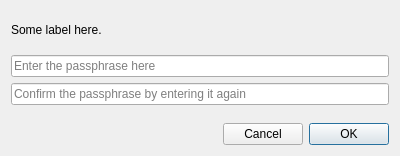
<?xml version="1.0" encoding="UTF-8"?>
<ui version="4.0">
 <class>GetPassword</class>
 <widget class="QDialog" name="GetPassword">
  <property name="geometry">
   <rect>
    <x>0</x>
    <y>0</y>
    <width>400</width>
    <height>156</height>
   </rect>
  </property>
  <property name="windowTitle">
   <string>Enter Password</string>
  </property>
  <layout class="QVBoxLayout" name="verticalLayout">
   <item>
    <spacer name="verticalSpacer_3">
     <property name="orientation">
      <enum>Qt::Vertical</enum>
     </property>
     <property name="sizeHint" stdset="0">
      <size>
       <width>20</width>
       <height>40</height>
      </size>
     </property>
    </spacer>
   </item>
   <item>
    <widget class="QLabel" name="label">
     <property name="text">
      <string>Some label here.</string>
     </property>
     <property name="textFormat">
      <enum>Qt::RichText</enum>
     </property>
     <property name="wordWrap">
      <bool>true</bool>
     </property>
    </widget>
   </item>
   <item>
    <spacer name="verticalSpacer_2">
     <property name="orientation">
      <enum>Qt::Vertical</enum>
     </property>
     <property name="sizeHint" stdset="0">
      <size>
       <width>20</width>
       <height>40</height>
      </size>
     </property>
    </spacer>
   </item>
   <item>
    <widget class="QLineEdit" name="entry">
     <property name="echoMode">
      <enum>QLineEdit::Password</enum>
     </property>
     <property name="placeholderText">
      <string>Enter the passphrase here</string>
     </property>
    </widget>
   </item>
   <item>
    <widget class="QLineEdit" name="confirm">
     <property name="placeholderText">
      <string>Confirm the passphrase by entering it again</string>
     </property>
    </widget>
   </item>
   <item>
    <spacer name="verticalSpacer">
     <property name="orientation">
      <enum>Qt::Vertical</enum>
     </property>
     <property name="sizeHint" stdset="0">
      <size>
       <width>20</width>
       <height>40</height>
      </size>
     </property>
    </spacer>
   </item>
   <item>
    <layout class="QHBoxLayout" name="horizontalLayout">
     <item>
      <widget class="QLabel" name="error">
       <property name="styleSheet">
        <string notr="true">color: rgb(255, 0, 0)</string>
       </property>
       <property name="text">
        <string/>
       </property>
       <property name="alignment">
        <set>Qt::AlignCenter</set>
       </property>
      </widget>
     </item>
     <item>
      <spacer name="horizontalSpacer">
       <property name="orientation">
        <enum>Qt::Horizontal</enum>
       </property>
       <property name="sizeHint" stdset="0">
        <size>
         <width>40</width>
         <height>20</height>
        </size>
       </property>
      </spacer>
     </item>
     <item>
      <widget class="QPushButton" name="cancel">
       <property name="text">
        <string>Cancel</string>
       </property>
       <property name="shortcut">
        <string>Esc</string>
       </property>
      </widget>
     </item>
     <item>
      <widget class="QPushButton" name="ok">
       <property name="text">
        <string>OK</string>
       </property>
       <property name="default">
        <bool>true</bool>
       </property>
      </widget>
     </item>
    </layout>
   </item>
  </layout>
 </widget>
 <tabstops>
  <tabstop>entry</tabstop>
  <tabstop>confirm</tabstop>
  <tabstop>cancel</tabstop>
  <tabstop>ok</tabstop>
 </tabstops>
 <resources/>
 <connections>
  <connection>
   <sender>cancel</sender>
   <signal>clicked()</signal>
   <receiver>GetPassword</receiver>
   <slot>reject()</slot>
   <hints>
    <hint type="sourcelabel">
     <x>258</x>
     <y>170</y>
    </hint>
    <hint type="destinationlabel">
     <x>91</x>
     <y>186</y>
    </hint>
   </hints>
  </connection>
  <connection>
   <sender>ok</sender>
   <signal>clicked()</signal>
   <receiver>GetPassword</receiver>
   <slot>accept()</slot>
   <hints>
    <hint type="sourcelabel">
     <x>349</x>
     <y>172</y>
    </hint>
    <hint type="destinationlabel">
     <x>349</x>
     <y>182</y>
    </hint>
   </hints>
  </connection>
 </connections>
</ui>
